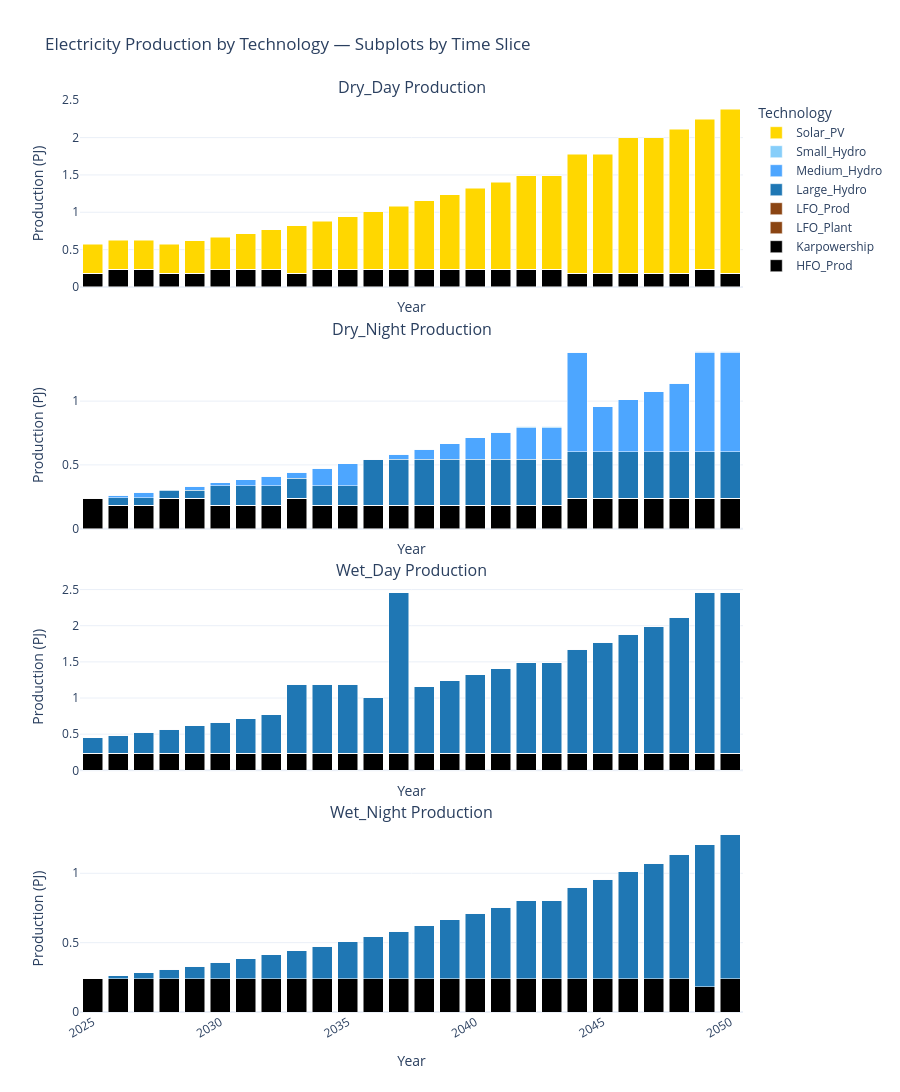

Notebook cell for this chart:
### Markdown cell above
### Seasonality Analysis

### Code cell
import pandas as pd
import plotly.graph_objects as go
from plotly.subplots import make_subplots
from pathlib import Path

# === Load tech color map ===
with open("tech_colors.json") as f:
    tech_colors = json.load(f)

# === Load production by timeslice data ===
df = pd.read_csv(res_dir / "ProductionByTechnology.csv")

# Rename for clarity
df.rename(columns={
    "t": "TECHNOLOGY",
    "l": "TIMESLICE",
    "f": "FUEL",
    "y": "YEAR",
    "ProductionByTechnology": "VALUE"
}, inplace=True)

# Filter only electricity outputs
df = df[df["FUEL"] == "Electricity"]

# === Get list of timeslices and setup subplot grid ===
timeslices = sorted(df["TIMESLICE"].unique())
n_slices = len(timeslices)

fig = make_subplots(
    rows=n_slices, cols=1,
    shared_xaxes=True,
    subplot_titles=[f"{ts} Production" for ts in timeslices],
    vertical_spacing=0.06
)

# === Loop through timeslices and technologies ===
for i, ts in enumerate(timeslices):
    df_slice = df[df["TIMESLICE"] == ts]
    pivot = df_slice.pivot_table(index="YEAR", columns="TECHNOLOGY", values="VALUE", aggfunc="sum")

    for tech in pivot.columns:
        fig.add_trace(
            go.Bar(
                x=pivot.index,
                y=pivot[tech].fillna(0),
                name=tech,
                marker=dict(color=tech_colors.get(tech, "#D3D3D3")),
                hovertemplate=f"{tech}<br>Year: %{{x}}<br>Production: %{{y:.2f}} PJ",
                showlegend=(i == 0)  # Show tech once in legend
            ),
            row=i+1, col=1
        )

# === Layout styling ===
fig.update_layout(
    title="Electricity Production by Technology — Subplots by Time Slice",
    height=350 * n_slices,
    barmode="stack",
    template="plotly_white",
    legend_title="Technology",
    hovermode="x unified",
    showlegend=True
)

fig.update_xaxes(title_text="Year", tickangle=-30)
fig.update_yaxes(title_text="Production (PJ)")

fig.show()

### Figure 1 — Plotly figure (JSON) as saved in the notebook; plotly's stock layout.template omitted (floating-point values rounded to 4 significant figures)
{"data": [{"hovertemplate": "HFO_Prod<br>Year: %{x}<br>Production: %{y:.2f} PJ", "marker": {"color": "#000000"}, "name": "HFO_Prod", "showlegend": true, "type": "bar", "x": [2025, 2026, 2027, 2028, 2029, 2030, 2031, 2032, 2033, 2034, 2035, 2036, 2037, 2038, 2039, 2040, 2041, 2042, 2043, 2044, 2045, 2046, 2047, 2048, 2049, 2050], "xaxis": "x", "y": [0.0, 0.0, 0.0, 0.0, 0.0, 0.0, 0.0, 0.0, 0.0, 0.0, 0.0, 0.0, 0.0, 0.0, 0.0, 0.0, 0.0, 0.0, 0.0, 0.0, 0.0, 0.0, 0.0, 0.0, 0.0, 0.0], "yaxis": "y"}, {"hovertemplate": "Karpowership<br>Year: %{x}<br>Production: %{y:.2f} PJ", "marker": {"color": "#000000"}, "name": "Karpowership", "showlegend": true, "type": "bar", "x": [2025, 2026, 2027, 2028, 2029, 2030, 2031, 2032, 2033, 2034, 2035, 2036, 2037, 2038, 2039, 2040, 2041, 2042, 2043, 2044, 2045, 2046, 2047, 2048, 2049, 2050], "xaxis": "x", "y": [0.1819, 0.2394, 0.2394, 0.1819, 0.1819, 0.2394, 0.2394, 0.2394, 0.1819, 0.2394, 0.2394, 0.2394, 0.2394, 0.2394, 0.2394, 0.2394, 0.2394, 0.2394, 0.2394, 0.1819, 0.1819, 0.1819, 0.1819, 0.1819, 0.2394, 0.1819], "yaxis": "y"}, {"hovertemplate": "LFO_Plant<br>Year: %{x}<br>Production: %{y:.2f} PJ", "marker": {"color": "#8B4513"}, "name": "LFO_Plant", "showlegend": true, "type": "bar", "x": [2025, 2026, 2027, 2028, 2029, 2030, 2031, 2032, 2033, 2034, 2035, 2036, 2037, 2038, 2039, 2040, 2041, 2042, 2043, 2044, 2045, 2046, 2047, 2048, 2049, 2050], "xaxis": "x", "y": [0.0, 0.0, 0.0, 0.0, 0.0, 0.0, 0.0, 0.0, 0.0, 0.0, 0.0, 0.0, 0.0, 0.0, 0.0, 0.0, 0.0, 0.0, 0.0, 0.0, 0.0, 0.0, 0.0, 0.0, 0.0, 0.0], "yaxis": "y"}, {"hovertemplate": "LFO_Prod<br>Year: %{x}<br>Production: %{y:.2f} PJ", "marker": {"color": "#8B4513"}, "name": "LFO_Prod", "showlegend": true, "type": "bar", "x": [2025, 2026, 2027, 2028, 2029, 2030, 2031, 2032, 2033, 2034, 2035, 2036, 2037, 2038, 2039, 2040, 2041, 2042, 2043, 2044, 2045, 2046, 2047, 2048, 2049, 2050], "xaxis": "x", "y": [0.0, 0.0, 0.0, 0.0, 0.0, 0.0, 0.0, 0.0, 0.0, 0.0, 0.0, 0.0, 0.0, 0.0, 0.0, 0.0, 0.0, 0.0, 0.0, 0.0, 0.0, 0.0, 0.0, 0.0, 0.0, 0.0], "yaxis": "y"}, {"hovertemplate": "Large_Hydro<br>Year: %{x}<br>Production: %{y:.2f} PJ", "marker": {"color": "#1f77b4"}, "name": "Large_Hydro", "showlegend": true, "type": "bar", "x": [2025, 2026, 2027, 2028, 2029, 2030, 2031, 2032, 2033, 2034, 2035, 2036, 2037, 2038, 2039, 2040, 2041, 2042, 2043, 2044, 2045, 2046, 2047, 2048, 2049, 2050], "xaxis": "x", "y": [0.0, 0.0, 0.0, 0.0, 0.0, 0.0, 0.0, 0.0, 0.0, 0.0, 0.0, 0.0, 0.0, 0.0, 0.0, 0.0, 0.0, 0.0, 0.0, 0.0, 0.0, 0.0, 0.0, 0.0, 0.0, 0.0], "yaxis": "y"}, {"hovertemplate": "Medium_Hydro<br>Year: %{x}<br>Production: %{y:.2f} PJ", "marker": {"color": "#4da6ff"}, "name": "Medium_Hydro", "showlegend": true, "type": "bar", "x": [2025, 2026, 2027, 2028, 2029, 2030, 2031, 2032, 2033, 2034, 2035, 2036, 2037, 2038, 2039, 2040, 2041, 2042, 2043, 2044, 2045, 2046, 2047, 2048, 2049, 2050], "xaxis": "x", "y": [0.0, 0.0, 0.0, 0.0, 0.0, 0.0, 0.0, 0.0, 0.0, 0.0, 0.0, 0.0, 0.0, 0.0, 0.0, 0.0, 0.0, 0.0, 0.0, 0.0, 0.0, 0.0, 0.0, 0.0, 0.0, 0.0], "yaxis": "y"}, {"hovertemplate": "Small_Hydro<br>Year: %{x}<br>Production: %{y:.2f} PJ", "marker": {"color": "#87CEFA"}, "name": "Small_Hydro", "showlegend": true, "type": "bar", "x": [2025, 2026, 2027, 2028, 2029, 2030, 2031, 2032, 2033, 2034, 2035, 2036, 2037, 2038, 2039, 2040, 2041, 2042, 2043, 2044, 2045, 2046, 2047, 2048, 2049, 2050], "xaxis": "x", "y": [0.0, 0.0, 0.0, 0.0, 0.0, 0.0, 0.0, 0.0, 0.0, 0.0, 0.0, 0.0, 0.0, 0.0, 0.0, 0.0, 0.0, 0.0, 0.0, 0.0, 0.0, 0.0, 0.0, 0.0, 0.0, 0.0], "yaxis": "y"}, {"hovertemplate": "Solar_PV<br>Year: %{x}<br>Production: %{y:.2f} PJ", "marker": {"color": "#FFD700"}, "name": "Solar_PV", "showlegend": true, "type": "bar", "x": [2025, 2026, 2027, 2028, 2029, 2030, 2031, 2032, 2033, 2034, 2035, 2036, 2037, 2038, 2039, 2040, 2041, 2042, 2043, 2044, 2045, 2046, 2047, 2048, 2049, 2050], "xaxis": "x", "y": [0.3881, 0.3881, 0.3881, 0.3881, 0.4339, 0.4259, 0.4743, 0.526, 0.6387, 0.6401, 0.7028, 0.7698, 0.8409, 0.9173, 0.9982, 1.085, 1.165, 1.249, 1.251, 1.592, 1.592, 1.813, 1.813, 1.933, 2.003, 2.196], "yaxis": "y"}, {"hovertemplate": "HFO_Prod<br>Year: %{x}<br>Production: %{y:.2f} PJ", "marker": {"color": "#000000"}, "name": "HFO_Prod", "showlegend": false, "type": "bar", "x": [2025, 2026, 2027, 2028, 2029, 2030, 2031, 2032, 2033, 2034, 2035, 2036, 2037, 2038, 2039, 2040, 2041, 2042, 2043, 2044, 2045, 2046, 2047, 2048, 2049, 2050], "xaxis": "x2", "y": [0.0, 0.0, 0.0, 0.0, 0.0, 0.0, 0.0, 0.0, 0.0, 0.0, 0.0, 0.0, 0.0, 0.0, 0.0, 0.0, 0.0, 0.0, 0.0, 0.0, 0.0, 0.0, 0.0, 0.0, 0.0, 0.0], "yaxis": "y2"}, {"hovertemplate": "Karpowership<br>Year: %{x}<br>Production: %{y:.2f} PJ", "marker": {"color": "#000000"}, "name": "Karpowership", "showlegend": false, "type": "bar", "x": [2025, 2026, 2027, 2028, 2029, 2030, 2031, 2032, 2033, 2034, 2035, 2036, 2037, 2038, 2039, 2040, 2041, 2042, 2043, 2044, 2045, 2046, 2047, 2048, 2049, 2050], "xaxis": "x2", "y": [0.2394, 0.1819, 0.1819, 0.2394, 0.2394, 0.1819, 0.1819, 0.1819, 0.2394, 0.1819, 0.1819, 0.1819, 0.1819, 0.1819, 0.1819, 0.1819, 0.1819, 0.1819, 0.1819, 0.2394, 0.2394, 0.2394, 0.2394, 0.2394, 0.2394, 0.2394], "yaxis": "y2"}, {"hovertemplate": "LFO_Plant<br>Year: %{x}<br>Production: %{y:.2f} PJ", "marker": {"color": "#8B4513"}, "name": "LFO_Plant", "showlegend": false, "type": "bar", "x": [2025, 2026, 2027, 2028, 2029, 2030, 2031, 2032, 2033, 2034, 2035, 2036, 2037, 2038, 2039, 2040, 2041, 2042, 2043, 2044, 2045, 2046, 2047, 2048, 2049, 2050], "xaxis": "x2", "y": [0.0, 0.0, 0.0, 0.0, 0.0, 0.0, 0.0, 0.0, 0.0, 0.0, 0.0, 0.0, 0.0, 0.0, 0.0, 0.0, 0.0, 0.0, 0.0, 0.0, 0.0, 0.0, 0.0, 0.0, 0.0, 0.0], "yaxis": "y2"}, {"hovertemplate": "LFO_Prod<br>Year: %{x}<br>Production: %{y:.2f} PJ", "marker": {"color": "#8B4513"}, "name": "LFO_Prod", "showlegend": false, "type": "bar", "x": [2025, 2026, 2027, 2028, 2029, 2030, 2031, 2032, 2033, 2034, 2035, 2036, 2037, 2038, 2039, 2040, 2041, 2042, 2043, 2044, 2045, 2046, 2047, 2048, 2049, 2050], "xaxis": "x2", "y": [0.0, 0.0, 0.0, 0.0, 0.0, 0.0, 0.0, 0.0, 0.0, 0.0, 0.0, 0.0, 0.0, 0.0, 0.0, 0.0, 0.0, 0.0, 0.0, 0.0, 0.0, 0.0, 0.0, 0.0, 0.0, 0.0], "yaxis": "y2"}, {"hovertemplate": "Large_Hydro<br>Year: %{x}<br>Production: %{y:.2f} PJ", "marker": {"color": "#1f77b4"}, "name": "Large_Hydro", "showlegend": false, "type": "bar", "x": [2025, 2026, 2027, 2028, 2029, 2030, 2031, 2032, 2033, 2034, 2035, 2036, 2037, 2038, 2039, 2040, 2041, 2042, 2043, 2044, 2045, 2046, 2047, 2048, 2049, 2050], "xaxis": "x2", "y": [0.003542, 0.06172, 0.06172, 0.06172, 0.06172, 0.1563, 0.1563, 0.1563, 0.1563, 0.1563, 0.1563, 0.3635, 0.3635, 0.3635, 0.3635, 0.3635, 0.3635, 0.3635, 0.3635, 0.3635, 0.3635, 0.3635, 0.3635, 0.3635, 0.3635, 0.3635], "yaxis": "y2"}, {"hovertemplate": "Medium_Hydro<br>Year: %{x}<br>Production: %{y:.2f} PJ", "marker": {"color": "#4da6ff"}, "name": "Medium_Hydro", "showlegend": false, "type": "bar", "x": [2025, 2026, 2027, 2028, 2029, 2030, 2031, 2032, 2033, 2034, 2035, 2036, 2037, 2038, 2039, 2040, 2041, 2042, 2043, 2044, 2045, 2046, 2047, 2048, 2049, 2050], "xaxis": "x2", "y": [0.0, 0.0192, 0.04038, 0.005868, 0.03054, 0.01997, 0.04604, 0.07387, 0.04618, 0.1353, 0.1691, 0.0, 0.03632, 0.07745, 0.121, 0.1676, 0.2106, 0.2463, 0.2474, 0.7805, 0.3525, 0.4101, 0.4712, 0.5359, 0.7805, 0.7805], "yaxis": "y2"}, {"hovertemplate": "Small_Hydro<br>Year: %{x}<br>Production: %{y:.2f} PJ", "marker": {"color": "#87CEFA"}, "name": "Small_Hydro", "showlegend": false, "type": "bar", "x": [2025, 2026, 2027, 2028, 2029, 2030, 2031, 2032, 2033, 2034, 2035, 2036, 2037, 2038, 2039, 2040, 2041, 2042, 2043, 2044, 2045, 2046, 2047, 2048, 2049, 2050], "xaxis": "x2", "y": [0.0, 0.0, 0.0, 0.0, 0.0, 0.0, 0.0, 0.0, 0.0, 0.0, 0.0, 0.0, 0.0, 0.0, 0.0, 0.0, 0.0, 0.009784, 0.009784, 0.0, 0.0, 0.0, 0.0, 0.0, 0.009784, 0.009784], "yaxis": "y2"}, {"hovertemplate": "Solar_PV<br>Year: %{x}<br>Production: %{y:.2f} PJ", "marker": {"color": "#FFD700"}, "name": "Solar_PV", "showlegend": false, "type": "bar", "x": [2025, 2026, 2027, 2028, 2029, 2030, 2031, 2032, 2033, 2034, 2035, 2036, 2037, 2038, 2039, 2040, 2041, 2042, 2043, 2044, 2045, 2046, 2047, 2048, 2049, 2050], "xaxis": "x2", "y": [0.0, 0.0, 0.0, 0.0, 0.0, 0.0, 0.0, 0.0, 0.0, 0.0, 0.0, 0.0, 0.0, 0.0, 0.0, 0.0, 0.0, 0.0, 0.0, 0.0, 0.0, 0.0, 0.0, 0.0, 0.0, 0.0], "yaxis": "y2"}, {"hovertemplate": "HFO_Prod<br>Year: %{x}<br>Production: %{y:.2f} PJ", "marker": {"color": "#000000"}, "name": "HFO_Prod", "showlegend": false, "type": "bar", "x": [2025, 2026, 2027, 2028, 2029, 2030, 2031, 2032, 2033, 2034, 2035, 2036, 2037, 2038, 2039, 2040, 2041, 2042, 2043, 2044, 2045, 2046, 2047, 2048, 2049, 2050], "xaxis": "x3", "y": [0.0, 0.0, 0.0, 0.0, 0.0, 0.0, 0.0, 0.0, 0.0, 0.0, 0.0, 0.0, 0.0, 0.0, 0.0, 0.0, 0.0, 0.0, 0.0, 0.0, 0.0, 0.0, 0.0, 0.0, 0.0, 0.0], "yaxis": "y3"}, {"hovertemplate": "Karpowership<br>Year: %{x}<br>Production: %{y:.2f} PJ", "marker": {"color": "#000000"}, "name": "Karpowership", "showlegend": false, "type": "bar", "x": [2025, 2026, 2027, 2028, 2029, 2030, 2031, 2032, 2033, 2034, 2035, 2036, 2037, 2038, 2039, 2040, 2041, 2042, 2043, 2044, 2045, 2046, 2047, 2048, 2049, 2050], "xaxis": "x3", "y": [0.2394, 0.2394, 0.2394, 0.2394, 0.2394, 0.2394, 0.2394, 0.2394, 0.2394, 0.2394, 0.2394, 0.2394, 0.2394, 0.2394, 0.2394, 0.2394, 0.2394, 0.2394, 0.2394, 0.2394, 0.2394, 0.2394, 0.2394, 0.2394, 0.2394, 0.2394], "yaxis": "y3"}, {"hovertemplate": "LFO_Plant<br>Year: %{x}<br>Production: %{y:.2f} PJ", "marker": {"color": "#8B4513"}, "name": "LFO_Plant", "showlegend": false, "type": "bar", "x": [2025, 2026, 2027, 2028, 2029, 2030, 2031, 2032, 2033, 2034, 2035, 2036, 2037, 2038, 2039, 2040, 2041, 2042, 2043, 2044, 2045, 2046, 2047, 2048, 2049, 2050], "xaxis": "x3", "y": [0.0, 0.0, 0.0, 0.0, 0.0, 0.0, 0.0, 0.0, 0.0, 0.0, 0.0, 0.0, 0.0, 0.0, 0.0, 0.0, 0.0, 0.0, 0.0, 0.0, 0.0, 0.0, 0.0, 0.0, 0.0, 0.0], "yaxis": "y3"}, {"hovertemplate": "LFO_Prod<br>Year: %{x}<br>Production: %{y:.2f} PJ", "marker": {"color": "#8B4513"}, "name": "LFO_Prod", "showlegend": false, "type": "bar", "x": [2025, 2026, 2027, 2028, 2029, 2030, 2031, 2032, 2033, 2034, 2035, 2036, 2037, 2038, 2039, 2040, 2041, 2042, 2043, 2044, 2045, 2046, 2047, 2048, 2049, 2050], "xaxis": "x3", "y": [0.0, 0.0, 0.0, 0.0, 0.0, 0.0, 0.0, 0.0, 0.0, 0.0, 0.0, 0.0, 0.0, 0.0, 0.0, 0.0, 0.0, 0.0, 0.0, 0.0, 0.0, 0.0, 0.0, 0.0, 0.0, 0.0], "yaxis": "y3"}, {"hovertemplate": "Large_Hydro<br>Year: %{x}<br>Production: %{y:.2f} PJ", "marker": {"color": "#1f77b4"}, "name": "Large_Hydro", "showlegend": false, "type": "bar", "x": [2025, 2026, 2027, 2028, 2029, 2030, 2031, 2032, 2033, 2034, 2035, 2036, 2037, 2038, 2039, 2040, 2041, 2042, 2043, 2044, 2045, 2046, 2047, 2048, 2049, 2050], "xaxis": "x3", "y": [0.2117, 0.2488, 0.2881, 0.3307, 0.3765, 0.4259, 0.4743, 0.526, 0.9536, 0.9536, 0.9536, 0.7698, 2.217, 0.9173, 0.9982, 1.085, 1.165, 1.249, 1.251, 1.434, 1.535, 1.642, 1.755, 1.875, 2.217, 2.217], "yaxis": "y3"}, {"hovertemplate": "Medium_Hydro<br>Year: %{x}<br>Production: %{y:.2f} PJ", "marker": {"color": "#4da6ff"}, "name": "Medium_Hydro", "showlegend": false, "type": "bar", "x": [2025, 2026, 2027, 2028, 2029, 2030, 2031, 2032, 2033, 2034, 2035, 2036, 2037, 2038, 2039, 2040, 2041, 2042, 2043, 2044, 2045, 2046, 2047, 2048, 2049, 2050], "xaxis": "x3", "y": [0.0, 0.0, 0.0, 0.0, 0.0, 0.0, 0.0, 0.0, 0.0, 0.0, 0.0, 0.0, 0.0, 0.0, 0.0, 0.0, 0.0, 0.0, 0.0, 0.0, 0.0, 0.0, 0.0, 0.0, 0.0, 0.0], "yaxis": "y3"}, {"hovertemplate": "Small_Hydro<br>Year: %{x}<br>Production: %{y:.2f} PJ", "marker": {"color": "#87CEFA"}, "name": "Small_Hydro", "showlegend": false, "type": "bar", "x": [2025, 2026, 2027, 2028, 2029, 2030, 2031, 2032, 2033, 2034, 2035, 2036, 2037, 2038, 2039, 2040, 2041, 2042, 2043, 2044, 2045, 2046, 2047, 2048, 2049, 2050], "xaxis": "x3", "y": [0.0, 0.0, 0.0, 0.0, 0.0, 0.0, 0.0, 0.0, 0.0, 0.0, 0.0, 0.0, 0.0, 0.0, 0.0, 0.0, 0.0, 0.0, 0.0, 0.0, 0.0, 0.0, 0.0, 0.0, 0.0, 0.0], "yaxis": "y3"}, {"hovertemplate": "Solar_PV<br>Year: %{x}<br>Production: %{y:.2f} PJ", "marker": {"color": "#FFD700"}, "name": "Solar_PV", "showlegend": false, "type": "bar", "x": [2025, 2026, 2027, 2028, 2029, 2030, 2031, 2032, 2033, 2034, 2035, 2036, 2037, 2038, 2039, 2040, 2041, 2042, 2043, 2044, 2045, 2046, 2047, 2048, 2049, 2050], "xaxis": "x3", "y": [0.0, 0.0, 0.0, 0.0, 0.0, 0.0, 0.0, 0.0, 0.0, 0.0, 0.0, 0.0, 0.0, 0.0, 0.0, 0.0, 0.0, 0.0, 0.0, 0.0, 0.0, 0.0, 0.0, 0.0, 0.0, 0.0], "yaxis": "y3"}, {"hovertemplate": "HFO_Prod<br>Year: %{x}<br>Production: %{y:.2f} PJ", "marker": {"color": "#000000"}, "name": "HFO_Prod", "showlegend": false, "type": "bar", "x": [2025, 2026, 2027, 2028, 2029, 2030, 2031, 2032, 2033, 2034, 2035, 2036, 2037, 2038, 2039, 2040, 2041, 2042, 2043, 2044, 2045, 2046, 2047, 2048, 2049, 2050], "xaxis": "x4", "y": [0.0, 0.0, 0.0, 0.0, 0.0, 0.0, 0.0, 0.0, 0.0, 0.0, 0.0, 0.0, 0.0, 0.0, 0.0, 0.0, 0.0, 0.0, 0.0, 0.0, 0.0, 0.0, 0.0, 0.0, 0.0, 0.0], "yaxis": "y4"}, {"hovertemplate": "Karpowership<br>Year: %{x}<br>Production: %{y:.2f} PJ", "marker": {"color": "#000000"}, "name": "Karpowership", "showlegend": false, "type": "bar", "x": [2025, 2026, 2027, 2028, 2029, 2030, 2031, 2032, 2033, 2034, 2035, 2036, 2037, 2038, 2039, 2040, 2041, 2042, 2043, 2044, 2045, 2046, 2047, 2048, 2049, 2050], "xaxis": "x4", "y": [0.2394, 0.2394, 0.2394, 0.2394, 0.2394, 0.2394, 0.2394, 0.2394, 0.2394, 0.2394, 0.2394, 0.2394, 0.2394, 0.2394, 0.2394, 0.2394, 0.2394, 0.2394, 0.2394, 0.2394, 0.2394, 0.2394, 0.2394, 0.2394, 0.1819, 0.2394], "yaxis": "y4"}, {"hovertemplate": "LFO_Plant<br>Year: %{x}<br>Production: %{y:.2f} PJ", "marker": {"color": "#8B4513"}, "name": "LFO_Plant", "showlegend": false, "type": "bar", "x": [2025, 2026, 2027, 2028, 2029, 2030, 2031, 2032, 2033, 2034, 2035, 2036, 2037, 2038, 2039, 2040, 2041, 2042, 2043, 2044, 2045, 2046, 2047, 2048, 2049, 2050], "xaxis": "x4", "y": [0.0, 0.0, 0.0, 0.0, 0.0, 0.0, 0.0, 0.0, 0.0, 0.0, 0.0, 0.0, 0.0, 0.0, 0.0, 0.0, 0.0, 0.0, 0.0, 0.0, 0.0, 0.0, 0.0, 0.0, 0.0, 0.0], "yaxis": "y4"}, {"hovertemplate": "LFO_Prod<br>Year: %{x}<br>Production: %{y:.2f} PJ", "marker": {"color": "#8B4513"}, "name": "LFO_Prod", "showlegend": false, "type": "bar", "x": [2025, 2026, 2027, 2028, 2029, 2030, 2031, 2032, 2033, 2034, 2035, 2036, 2037, 2038, 2039, 2040, 2041, 2042, 2043, 2044, 2045, 2046, 2047, 2048, 2049, 2050], "xaxis": "x4", "y": [0.0, 0.0, 0.0, 0.0, 0.0, 0.0, 0.0, 0.0, 0.0, 0.0, 0.0, 0.0, 0.0, 0.0, 0.0, 0.0, 0.0, 0.0, 0.0, 0.0, 0.0, 0.0, 0.0, 0.0, 0.0, 0.0], "yaxis": "y4"}, {"hovertemplate": "Large_Hydro<br>Year: %{x}<br>Production: %{y:.2f} PJ", "marker": {"color": "#1f77b4"}, "name": "Large_Hydro", "showlegend": false, "type": "bar", "x": [2025, 2026, 2027, 2028, 2029, 2030, 2031, 2032, 2033, 2034, 2035, 2036, 2037, 2038, 2039, 2040, 2041, 2042, 2043, 2044, 2045, 2046, 2047, 2048, 2049, 2050], "xaxis": "x4", "y": [0.003542, 0.02349, 0.04467, 0.06759, 0.09227, 0.1189, 0.1449, 0.1728, 0.2025, 0.2342, 0.268, 0.304, 0.3423, 0.3835, 0.427, 0.4736, 0.5166, 0.5621, 0.5632, 0.6617, 0.716, 0.7735, 0.8346, 0.8994, 1.026, 1.041], "yaxis": "y4"}, {"hovertemplate": "Medium_Hydro<br>Year: %{x}<br>Production: %{y:.2f} PJ", "marker": {"color": "#4da6ff"}, "name": "Medium_Hydro", "showlegend": false, "type": "bar", "x": [2025, 2026, 2027, 2028, 2029, 2030, 2031, 2032, 2033, 2034, 2035, 2036, 2037, 2038, 2039, 2040, 2041, 2042, 2043, 2044, 2045, 2046, 2047, 2048, 2049, 2050], "xaxis": "x4", "y": [0.0, 0.0, 0.0, 0.0, 0.0, 0.0, 0.0, 0.0, 0.0, 0.0, 0.0, 0.0, 0.0, 0.0, 0.0, 0.0, 0.0, 0.0, 0.0, 0.0, 0.0, 0.0, 0.0, 0.0, 0.0, 0.0], "yaxis": "y4"}, {"hovertemplate": "Small_Hydro<br>Year: %{x}<br>Production: %{y:.2f} PJ", "marker": {"color": "#87CEFA"}, "name": "Small_Hydro", "showlegend": false, "type": "bar", "x": [2025, 2026, 2027, 2028, 2029, 2030, 2031, 2032, 2033, 2034, 2035, 2036, 2037, 2038, 2039, 2040, 2041, 2042, 2043, 2044, 2045, 2046, 2047, 2048, 2049, 2050], "xaxis": "x4", "y": [0.0, 0.0, 0.0, 0.0, 0.0, 0.0, 0.0, 0.0, 0.0, 0.0, 0.0, 0.0, 0.0, 0.0, 0.0, 0.0, 0.0, 0.0, 0.0, 0.0, 0.0, 0.0, 0.0, 0.0, 0.0, 0.0], "yaxis": "y4"}, {"hovertemplate": "Solar_PV<br>Year: %{x}<br>Production: %{y:.2f} PJ", "marker": {"color": "#FFD700"}, "name": "Solar_PV", "showlegend": false, "type": "bar", "x": [2025, 2026, 2027, 2028, 2029, 2030, 2031, 2032, 2033, 2034, 2035, 2036, 2037, 2038, 2039, 2040, 2041, 2042, 2043, 2044, 2045, 2046, 2047, 2048, 2049, 2050], "xaxis": "x4", "y": [0.0, 0.0, 0.0, 0.0, 0.0, 0.0, 0.0, 0.0, 0.0, 0.0, 0.0, 0.0, 0.0, 0.0, 0.0, 0.0, 0.0, 0.0, 0.0, 0.0, 0.0, 0.0, 0.0, 0.0, 0.0, 0.0], "yaxis": "y4"}], "layout": {"annotations": [{"font": {"size": 16}, "showarrow": false, "text": "Dry_Day Production", "x": 0.5, "xanchor": "center", "xref": "paper", "y": 1, "yanchor": "bottom", "yref": "paper"}, {"font": {"size": 16}, "showarrow": false, "text": "Dry_Night Production", "x": 0.5, "xanchor": "center", "xref": "paper", "y": 0.735, "yanchor": "bottom", "yref": "paper"}, {"font": {"size": 16}, "showarrow": false, "text": "Wet_Day Production", "x": 0.5, "xanchor": "center", "xref": "paper", "y": 0.47, "yanchor": "bottom", "yref": "paper"}, {"font": {"size": 16}, "showarrow": false, "text": "Wet_Night Production", "x": 0.5, "xanchor": "center", "xref": "paper", "y": 0.205, "yanchor": "bottom", "yref": "paper"}], "barmode": "stack", "height": 1400, "hovermode": "x unified", "legend": {"title": {"text": "Technology"}}, "showlegend": true, "title": {"text": "Electricity Production by Technology — Subplots by Time Slice"}, "xaxis": {"anchor": "y", "domain": [0, 1], "matches": "x4", "showticklabels": false, "tickangle": -30, "title": {"text": "Year"}}, "xaxis2": {"anchor": "y2", "domain": [0, 1], "matches": "x4", "showticklabels": false, "tickangle": -30, "title": {"text": "Year"}}, "xaxis3": {"anchor": "y3", "domain": [0, 1], "matches": "x4", "showticklabels": false, "tickangle": -30, "title": {"text": "Year"}}, "xaxis4": {"anchor": "y4", "domain": [0, 1], "tickangle": -30, "title": {"text": "Year"}}, "yaxis": {"anchor": "x", "domain": [0.795, 1], "title": {"text": "Production (PJ)"}}, "yaxis2": {"anchor": "x2", "domain": [0.53, 0.735], "title": {"text": "Production (PJ)"}}, "yaxis3": {"anchor": "x3", "domain": [0.265, 0.47], "title": {"text": "Production (PJ)"}}, "yaxis4": {"anchor": "x4", "domain": [0, 0.205], "title": {"text": "Production (PJ)"}}}}
